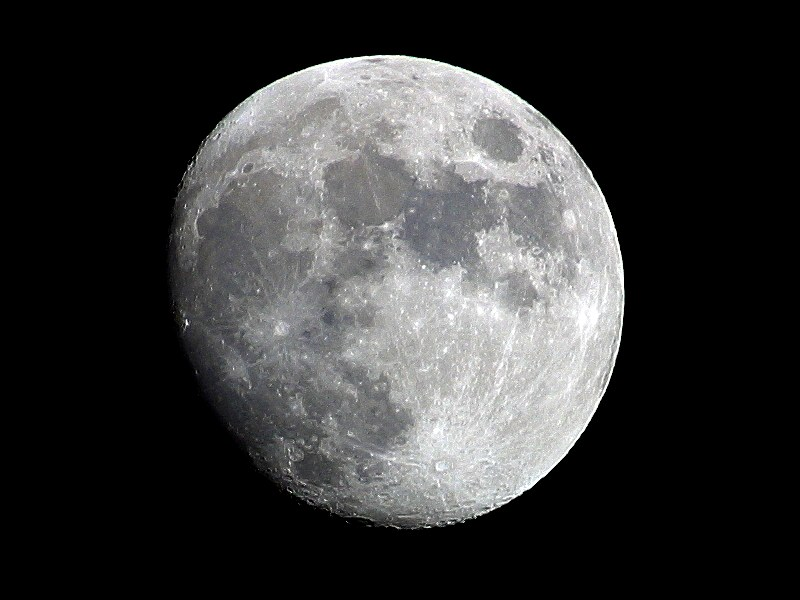
#> input picture moon.jpg, 800 x 600 px
$ python mirror.py
#> lines starting #> are read from the running program, lines starting #| are printed output that depends on the picture
import cv2
import numpy as np

resim = cv2.imread("moon.jpg")
#> resim is the input picture: shape (600, 800, 3); mean B, G, R 55.4, 55.3, 55.2

mirrorimage = cv2.copyMakeBorder(resim, 100,100,100,100,cv2.BORDER_REFLECT)
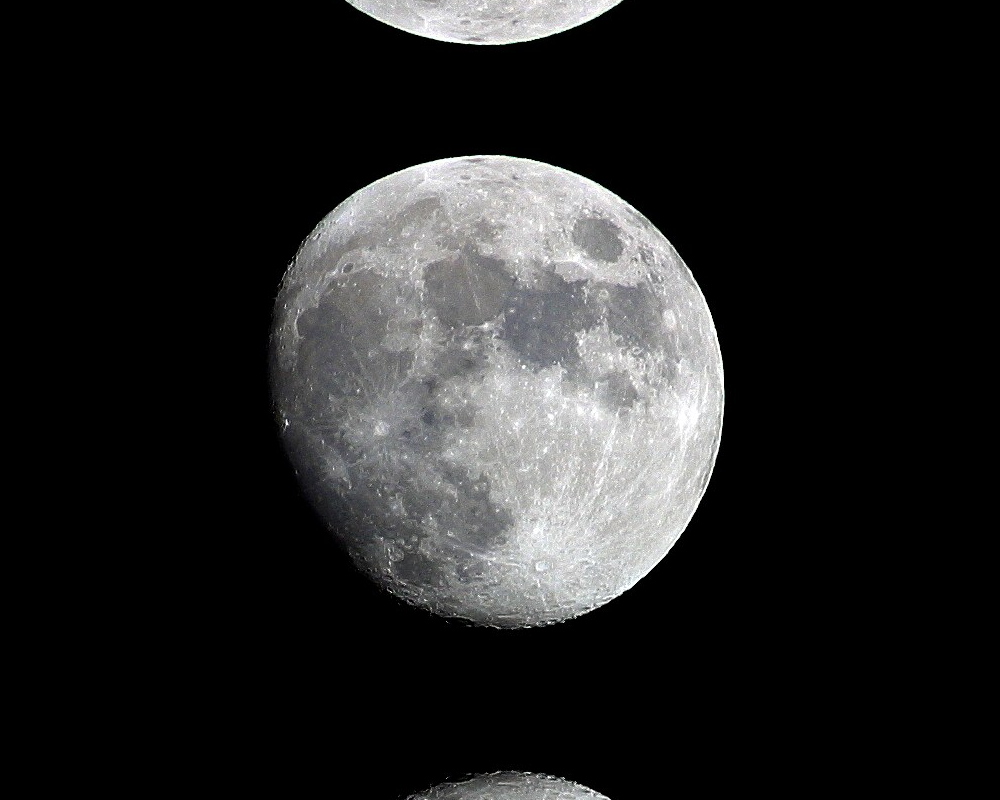
#> mirrorimage: shape (800, 1000, 3); mean B, G, R 36.1, 36, 36
uzatilanresim = cv2.copyMakeBorder(resim, 120,120,120,120, cv2.BORDER_REPLICATE)
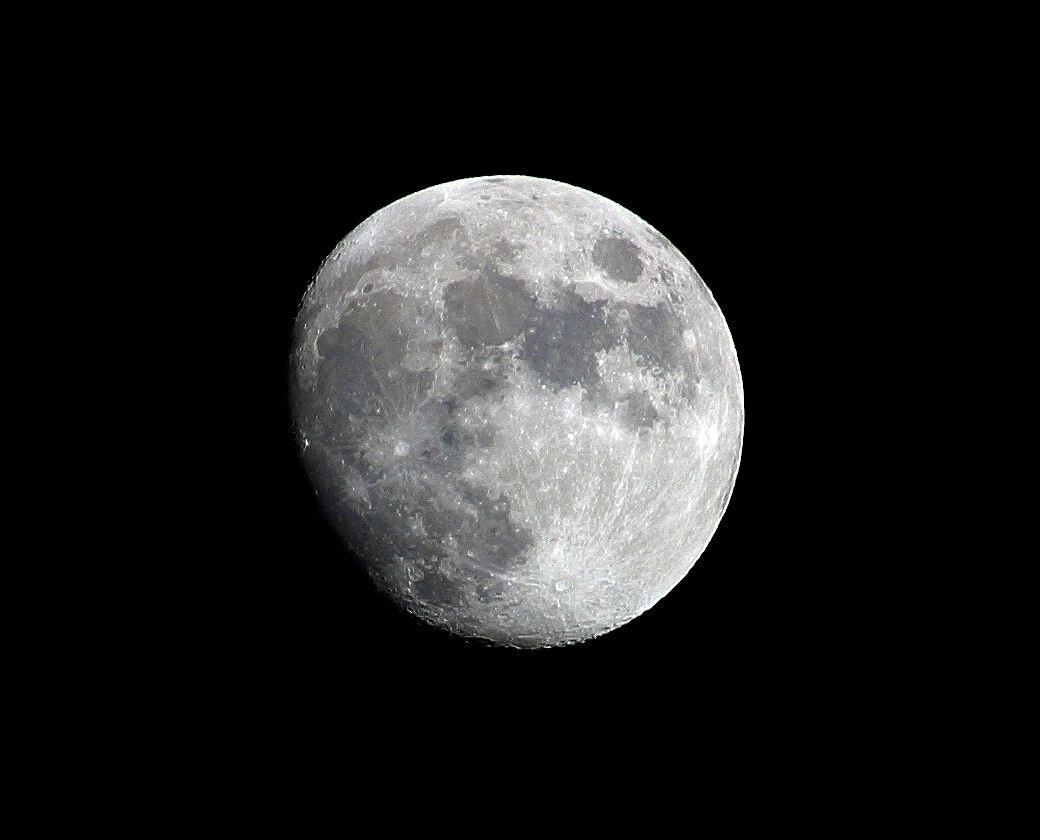
#> uzatilanresim: shape (840, 1040, 3); mean B, G, R 30.4, 30.4, 30.3
tekrar = cv2.copyMakeBorder(resim,150,150,150,150,cv2.BORDER_WRAP)
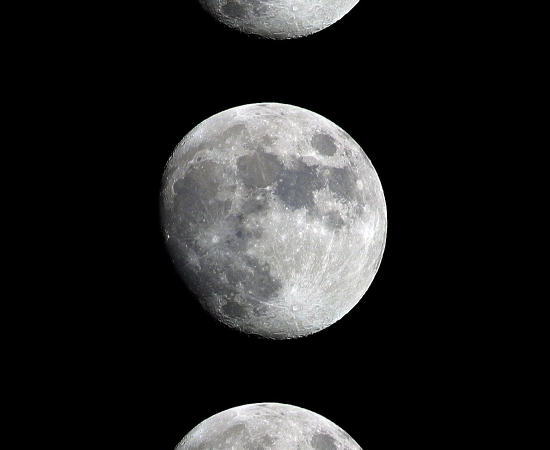
#> tekrar: shape (900, 1100, 3) (shown at 1/2 size); mean B, G, R 34.3, 34.3, 34.2
sarilan= cv2.copyMakeBorder(resim, 75,75,50,50,cv2.BORDER_CONSTANT,
    value=(0,0,255))
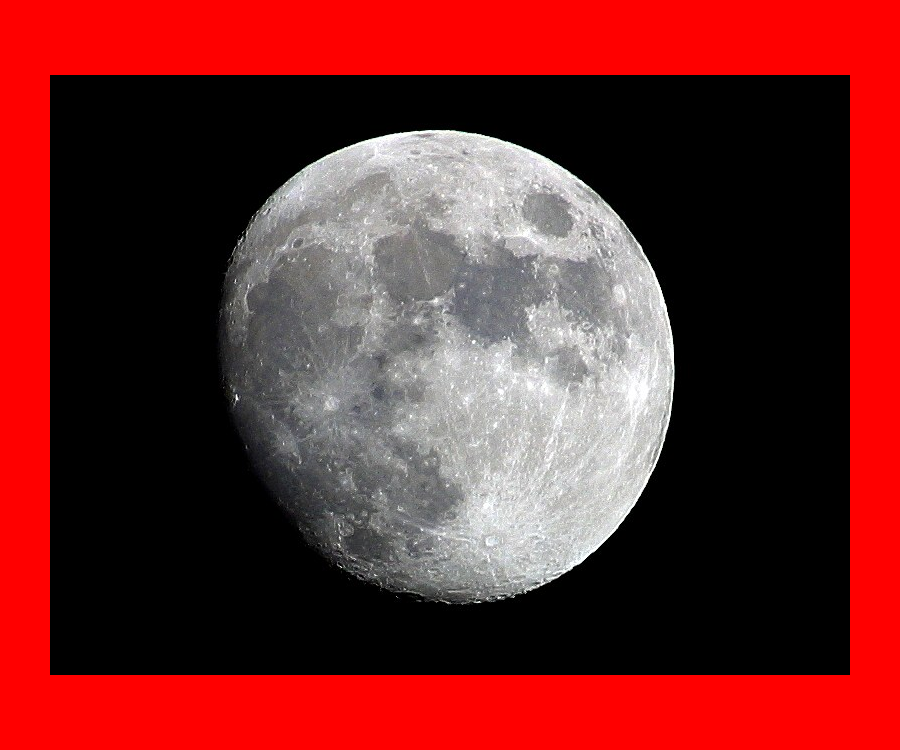
#> sarilan: shape (750, 900, 3); mean B, G, R 39.4, 39.3, 112.9

cv2.imshow("çerçeve",sarilan)
cv2.imshow("loop",tekrar)
cv2.imshow("mirror", mirrorimage)
cv2.imshow("expand", uzatilanresim)


cv2.waitKey(0)
cv2.destroyAllWindows
